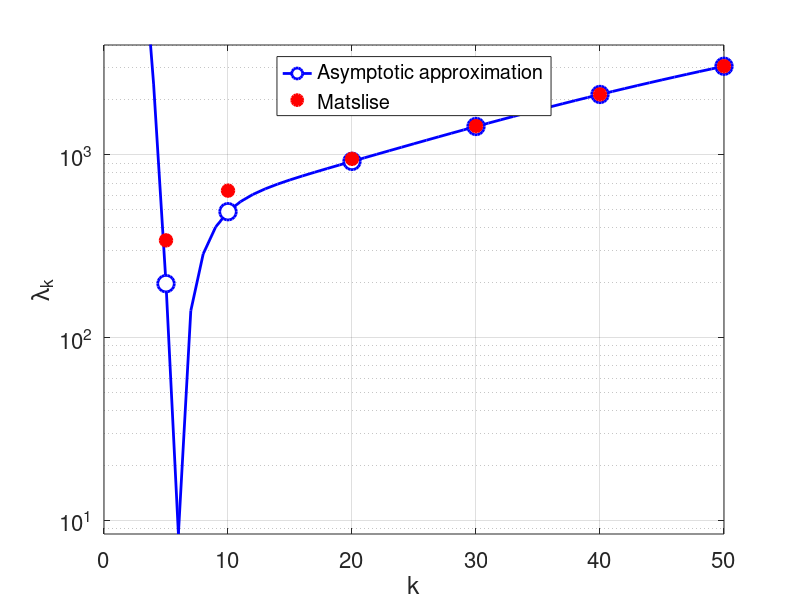

Recreate this plot in MATLAB.
% ================================================
% Asymptotic approximation λ_k for Coffey-Evans equation (β = 30)
% Dirichlet: [-π/2, π/2] -> [0, π]
% ================================================

clear; clc; close all;

k = 1:50;

n = k + 1;                    

P1 = 450 * pi;
P2 = 305550 * pi;

% Asymptotic approximation
sqrt_lambda = n + (P1 ./ (2*pi*n)) + (1./(4*pi*n.^3)) .* (P2/2 - P1.^2 / pi);
lambda_asymp = sqrt_lambda .^ 2;

% Numeric values from Matslise
x = [5 10 20 30 40 50];
y = [340.888, 637.682, 951.879, 1438.295, 2146.405, 3060.923];  

lambda_asymp_selected = lambda_asymp(x);

% Plot
figure('Position',[100 100 950 620],'Color','white');
hold on; grid on; box on;

semilogy(k, lambda_asymp, 'b-', 'LineWidth', 2);
semilogy(x, lambda_asymp_selected, 'bo','MarkerSize', 12, 'LineWidth', 2,'MarkerFaceColor', 'w');
semilogy(x, y, 'ro', 'MarkerSize', 9, 'LineWidth', 1.5,'MarkerFaceColor', 'r');


ylim([0 4000]); 

xlabel('k');
ylabel('\lambda_k');

h1 = plot(NaN, NaN, 'bo-', 'MarkerSize', 12, 'LineWidth', 2, 'MarkerFaceColor', 'w');
h2 = plot(NaN, NaN, 'ro', 'MarkerSize', 9, 'LineWidth', 2, 'MarkerFaceColor', 'r');


legend([h1 h2], ...
       {'Asymptotic approximation', 'Matslise'}, ...
       'Location', 'north','Box', 'on','FontSize',17);

set(gca, 'FontSize', 16);
set(gca, 'YMinorGrid', 'on');

print('-depsc', 'fix_ce_1_50.eps')
